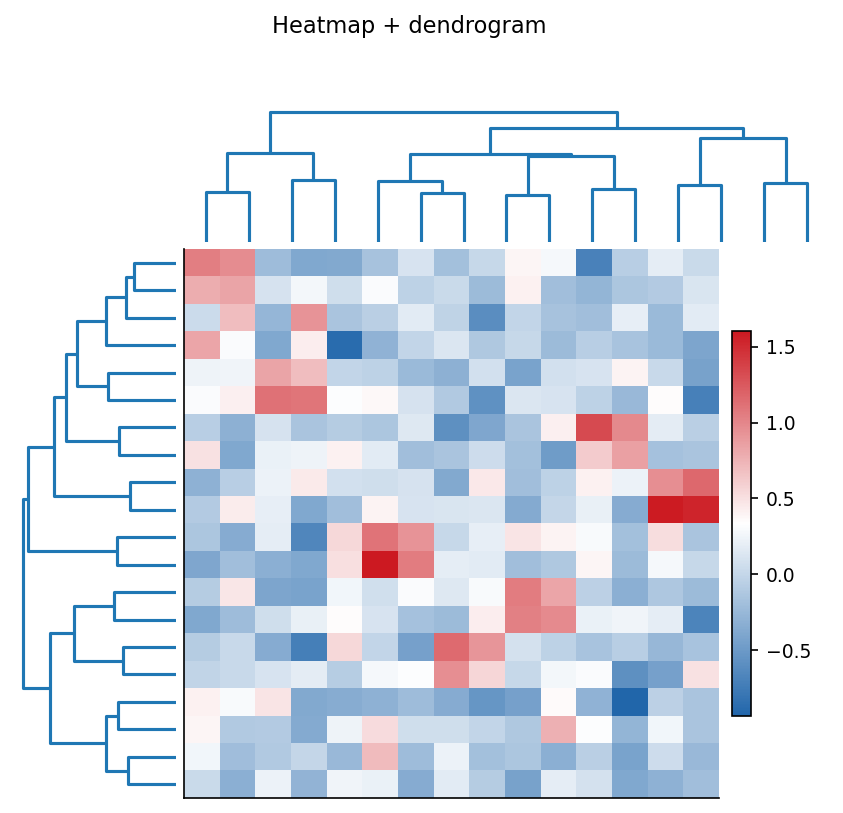

Write the Python code that produced this figure.
"""heatmap_dendro: 热力图 + 侧边树状图."""
import sys, os; sys.path.insert(0, os.path.join(os.path.dirname(os.path.abspath(__file__)), '..', '..', '_utils', 'python'))
import numpy as np
import matplotlib.pyplot as plt
from scipy.cluster.hierarchy import linkage, dendrogram, leaves_list
from theme import apply_theme
from palette import diverging
from demo_data import gen_matrix

def make_figure(title='Heatmap + dendrogram'):
    apply_theme(fig_size=(7, 6))
    M = gen_matrix(rows=20, cols=15, kind='block')
    Zr = linkage(M,   method='ward'); ro = leaves_list(Zr)
    Zc = linkage(M.T, method='ward'); co = leaves_list(Zc)
    M_ord = M[np.ix_(ro, co)]
    fig = plt.figure()
    gs = fig.add_gridspec(2, 2, width_ratios=[1, 4], height_ratios=[1, 4], hspace=0.02, wspace=0.02)
    ax_top  = fig.add_subplot(gs[0, 1]); dendrogram(Zc, ax=ax_top,  no_labels=True, color_threshold=0); ax_top.axis('off')
    ax_left = fig.add_subplot(gs[1, 0]); dendrogram(Zr, ax=ax_left, orientation='left', no_labels=True, color_threshold=0); ax_left.axis('off')
    ax_main = fig.add_subplot(gs[1, 1])
    im = ax_main.imshow(M_ord, cmap=diverging(), aspect='auto')
    ax_main.set_xticks([]); ax_main.set_yticks([])
    fig.colorbar(im, ax=ax_main, shrink=0.7, pad=0.02)
    fig.suptitle(title)
    return fig

if __name__ == '__main__':
    fig = make_figure(); fig.savefig(__file__.replace('.py', '.png'), dpi=150)
